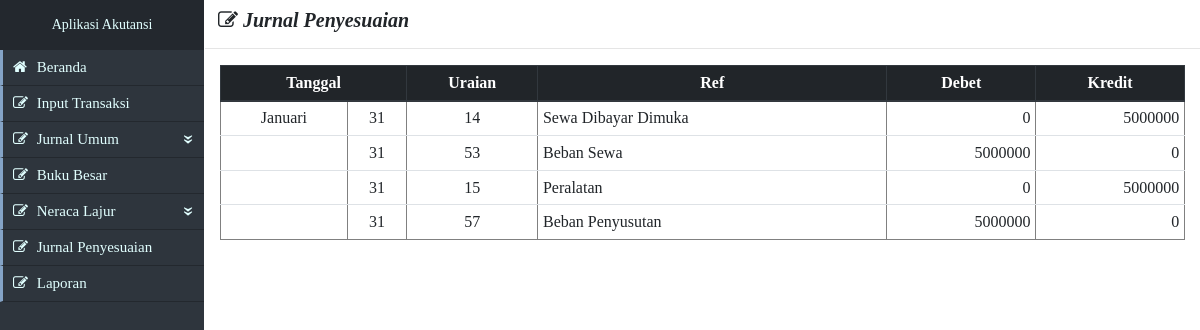
The app's page /public/perperiode/jurnalPenyesuaian.php with its own data.
### tables this page shows
CREATE TABLE `neracalajur` (
  `idnl` varchar(100) DEFAULT NULL,
  `noRef` varchar(10) DEFAULT NULL,
  `neracaSaldoD` int(100) DEFAULT NULL,
  `neracaSaldoK` int(100) DEFAULT NULL,
  `penyesuaianD` int(100) DEFAULT NULL,
  `penyesuaianK` int(100) DEFAULT NULL,
  `neracaSaldoSetelahD` int(100) DEFAULT NULL,
  `neracaSaldoSetelahK` int(100) DEFAULT NULL,
  `rugiLabaD` int(100) DEFAULT NULL,
  `rugiLabaK` int(100) DEFAULT NULL,
  `neracaD` int(100) DEFAULT NULL,
  `neracaK` int(100) DEFAULT NULL
);

CREATE TABLE `ketref` (
  `golAkun` varchar(50) DEFAULT NULL,
  `noRef` varchar(10) NOT NULL,
  `ketref` varchar(50) DEFAULT NULL,
  `kdUnik` varchar(50) DEFAULT NULL
);

### public/perperiode/jurnalPenyesuaian.php (the view, shortened to what this page needs)
<?php include('../../includes/templateinput.php') ?>
		<div class="col-lg-10">
			<h5 class="ml-2 mt-2"><strong><i>&nbsp<span class="fa fa-pencil-square-o"></span> Jurnal Penyesuaian</i></strong></h5>
			<hr>
			<div class="container-fluid table-responsive">
				<table border="1" class="table table-sm">
					<thead class="thead-dark text-center">
						<tr>
							<th colspan="2">Tanggal</th>
							<th>Uraian</th>
							<th>Ref</th>
							<th>Debet</th>
							<th>Kredit</th>
						</tr>
					</thead>
					<?php
                        $periode=$_POST['periode'];
						$con = mysqli_connect("localhost","root","","akutansiAuto");
					    if (mysqli_connect_errno()){
					        echo "Koneksi database gagal : " . mysqli_connect_error();
					    } else {
							$query = mysqli_query($con,"select*from neracalajur inner join ketref on ketref.noRef = neracalajur.noRef  where (penyesuaianD <> 0 or penyesuaianK <> 0) and idnl like '$periode%' order by kdUnik ,ketref.noRef");
							$param=0;
					        foreach ($query as $key) { ?>
									<td class="text-center">
										<?php
											$tanggal1=$key["idnl"];
											$bln=substr($tanggal1,5,2);
											if ($bln=='01' or $bln=='1' ) {
												$bulan='Januari';
											} elseif ($bln=='02' or $bln=='2' ) {
												$bulan='Februari';
											} elseif ($bln=='03' or $bln=='3' ) {
												$bulan='Maret';
											} elseif ($bln=='04' or $bln=='4' ) {
												$bulan='April';
											} elseif ($bln=='05' or $bln=='5' ) {
												$bulan='Mei';
											} elseif ($bln=='06' or $bln=='6' ) {
												$bulan='Juni';
											} elseif ($bln=='07' or $bln=='7' ) {
												$bulan='Juli';
											} elseif ($bln=='08' or $bln=='8' ) {
												$bulan='Agustus';
											} elseif ($bln=='09' or $bln=='9' ) {
												$bulan='September';
											} elseif ($bln=='10' or $bln=='10' ) {
												$bulan='Oktober';
											} elseif ($bln=='11' or $bln=='11' ) {
												$bulan='November';
											} elseif ($bln=='12' or $bln=='12' ) {
												$bulan='Desember';
											}
											if ($param!=$bln) {
												echo $bulan;
											}
											$param=$bln;
										?>
									</td>
									<td class="text-center">
										<?php
											$hari_ini = date($tanggal1.'-01');
											$tgl_terakhir = date('Y-m-t', strtotime($hari_ini));
											echo substr($tgl_terakhir,8,2);
										?>
									</td>
					        		<td class="text-center"><?php echo $key['noRef'] ?></td>
					        		<td ><?php echo $key['ketref'] ?></td>
						        	<td class="text-right"><?php echo $key['penyesuaianD'] ?></td>
						        	<td class="text-right"><?php echo $key['penyesuaianK'] ?></td>
					        <?php }
					    }
					?>
				</table>
			</div>
		</div>
	</div>
</body>
</html>

### assets/css/style.css (style rules this page uses)
* { margin: 0px;padding:0px;font-family: calibri; }
body { margin: 0px; padding: 0px; }

### records on screen
neracalajur: idnl "Januari", idnl "31", ketref.noRef "14", ketref.ketref "Sewa Dibayar Dimuka", penyesuaianD "0", penyesuaianK "5000000"
neracalajur: idnl "31", ketref.noRef "53", ketref.ketref "Beban Sewa", penyesuaianD "5000000", penyesuaianK "0"
neracalajur: idnl "31", ketref.noRef "15", ketref.ketref "Peralatan", penyesuaianD "0", penyesuaianK "5000000"
neracalajur: idnl "31", ketref.noRef "57", ketref.ketref "Beban Penyusutan", penyesuaianD "5000000", penyesuaianK "0"
